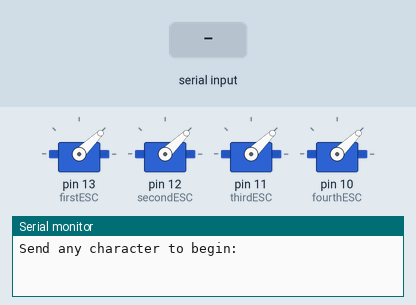
The sketch below on a simulated Arduino Uno, built with avr-gcc and run on an emulated ATmega328P. On the bench: 4 × servo, the last lines printed to the serial monitor. The test bench sets the inputs (shaded band).

Above: at 0.9 s.
1.0 s: "90,45\n" received over Serial
At 2.0 s:
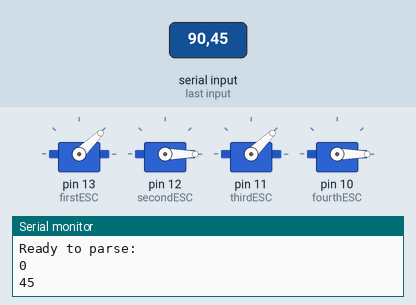
Timing chart, 0 to 4.0 s (numbered marks = the images above; inputs shaded):
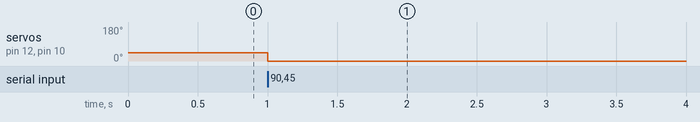

The sketch:

ESCs_SameSpeed.ino
```cpp
#include <Servo.h>


int value = 1000; // set values you need to zero

Servo firstESC, secondESC, thirdESC, fourthESC; //Create as much as Servoobject you want. You can controll 2 or more Servos at the same time


void setup() {

  firstESC.attach(13);   // attached to pin 9 I just do this with 1 Servo
  secondESC.attach(12);
  thirdESC.attach(11);
  fourthESC.attach(10);
  firstESC.writeMicroseconds(1000);
  secondESC.writeMicroseconds(1000);
  thirdESC.writeMicroseconds(1000);
  fourthESC.writeMicroseconds(1000);
  Serial.begin(9600);    // start serial at 9600 baud
  Serial.println(F("\nSend any character to begin: "));
  while (Serial.available() && Serial.read()); // empty buffer
  while (!Serial.available());                 // wait for data
  while (Serial.available() && Serial.read()); // empty buffer again
  Serial.println("Ready to parse:");

}

void loop() {

//First connect your ESC WITHOUT Arming. Then Open Serial and follo Instructions

  //int value = 1200;

  //firstESC.writeMicroseconds(value);
  secondESC.writeMicroseconds(value);
  //thirdESC.writeMicroseconds(value);
  fourthESC.writeMicroseconds(value);

  if(Serial.available()) {
    value = Serial.parseInt();    // Parse an Integer from Serial
    Serial.println(value);
  }

}
```

Measured:
- after the input at 1.0 s, servo on pin 12 (secondESC), servo on pin 10 (fourthESC): 44° → 0° at once
